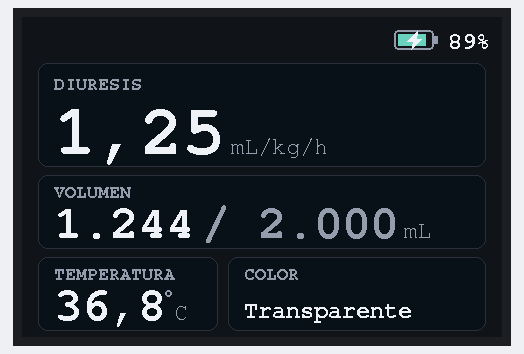
A sketch run on a simulated ESP32. On the bench: 480×320 colour display. Random numbers use the default seed unless the sketch sets one.

Above: at 0.5 s.
At 6.1 s:
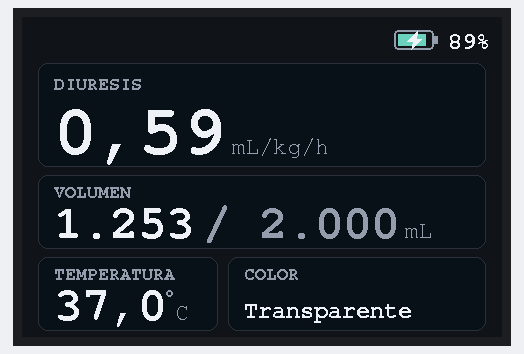
At 9.1 s:
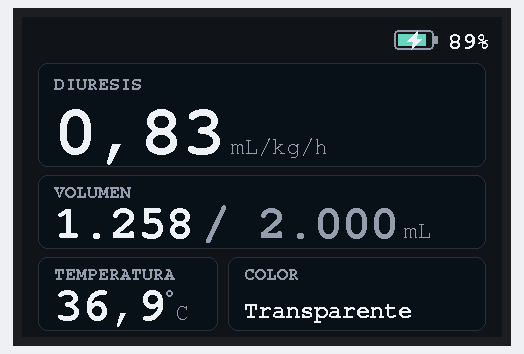
At 18.1 s:
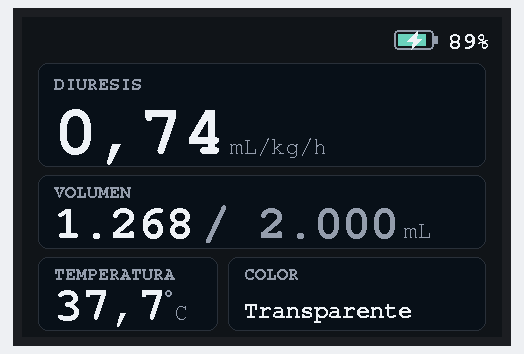
At 27.1 s:
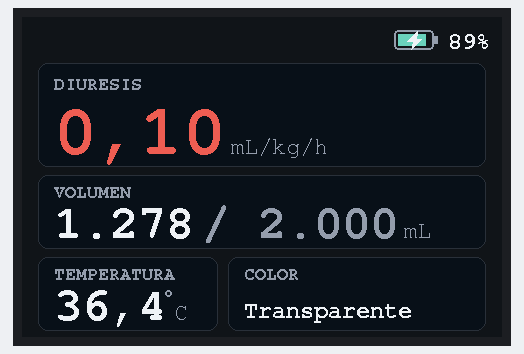
At 37.1 s:
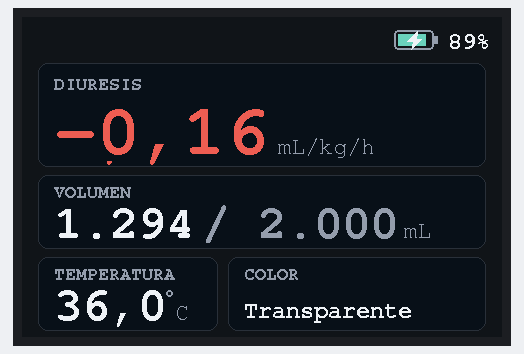

Measured:
- what the display in image 1 shows lasts 1.1 s, from 6.0 s to 7.1 s

The sketch:

pantalla_diuresis.ino
```cpp
/*
 * Pantalla local - Sistema Inteligente de Monitoreo de Diuresis
 * ESP32-DevKitC + TFT SPI ILI9488 480x320 (modo 18 bits)
 * Version simplificada: diuresis, volumen (actual / total), temperatura,
 * color y bateria.
 *
 * Libreria: Arduino_GFX_Library (moononournation)
 * Las fuentes y tipos_monitor.h van en la misma carpeta del sketch.
 *
 * Conexiones:
 *   TFT_DC -> GPIO2   TFT_CS -> GPIO15   TFT_SCK -> GPIO18
 *   TFT_MOSI -> GPIO23   TFT_RST -> GPIO4   LED -> 3V3
 *
 * Uso: completar "datos" con las mediciones y llamar a actualizarPantalla(datos).
 * Solo se redibuja lo que cambio. No usar tildes ni enie en los textos.
 */

#include <Arduino_GFX_Library.h>
#include "FreeMono12pt7b.h"
#include "FreeMonoBold9pt7b.h"
#include "FreeMonoBold12pt7b.h"
#include "FreeMonoBold18pt7b.h"
#include "FreeMonoBold24pt7b.h"
#include "FreeMonoBold36pt7b.h"
#include "tipos_monitor.h"   // struct DatosMonitor, enum Estado, rgb()

// ------------------------------------------------------------------ Pines
#define TFT_DC    2
#define TFT_CS   15
#define TFT_SCK  18
#define TFT_MOSI 23
#define TFT_RST   4

#define VELOCIDAD_SPI 10000000

Arduino_DataBus *bus = new Arduino_ESP32SPI(TFT_DC, TFT_CS, TFT_SCK, TFT_MOSI, GFX_NOT_DEFINED);
Arduino_GFX *tft = new Arduino_ILI9488_18bit(bus, TFT_RST, 1 /* rotacion */, false);

// --------------------------------------------------------------- Umbrales
// Solo cambian el color del numero (no se muestran etiquetas)
const float UMBRAL_OLIGURIA = 0.5;   // mL/kg/h -> rojo
const float UMBRAL_POLIURIA = 3.0;   // mL/kg/h -> naranja
const float UMBRAL_FIEBRE   = 38.0;  // C       -> rojo
const int   UMBRAL_BATERIA  = 20;    // %       -> rojo

// --------------------------------------------------------------- Demo
#define MODO_DEMO 1                          // 0 = usar datos reales
const unsigned long INTERVALO_PANTALLA_MS = 1000;

// --------------------------------------------------------------- Colores
const uint16_t C_FONDO   = rgb(17, 23, 30);
const uint16_t C_CAJA    = rgb(13, 18, 24);
const uint16_t C_BORDE   = rgb(40, 48, 58);
const uint16_t C_TEXTO   = rgb(235, 240, 245);
const uint16_t C_TENUE   = rgb(150, 158, 168);
const uint16_t C_TEAL    = rgb(111, 211, 190);
const uint16_t C_NARANJA = rgb(232, 146, 74);
const uint16_t C_ROJO    = rgb(235, 92, 82);

// --------------------------------------------------------------- Layout
// Cajas: x, y, ancho, alto
const int DIU_X = 16,  DIU_Y = 46,  DIU_W = 448, DIU_H = 104;
const int VOL_X = 16,  VOL_Y = 158, VOL_W = 448, VOL_H = 74;
const int TMP_X = 16,  TMP_Y = 240, TMP_W = 180, TMP_H = 74;
const int COL_X = 206, COL_Y = 240, COL_W = 258, COL_H = 74;

DatosMonitor datos;
DatosMonitor previo;
bool primeraVez = true;

// ============================================================ Utilidades
void fmtDecimal(float v, int dec, char *out, size_t n) {
  snprintf(out, n, "%.*f", dec, v);
  for (char *p = out; *p; p++) if (*p == '.') *p = ',';
}

void fmtMiles(int v, char *out, size_t n) {
  if (v >= 1000) snprintf(out, n, "%d.%03d", v / 1000, v % 1000);
  else           snprintf(out, n, "%d", v);
}

void texto(const char *s, int x, int y, const GFXfont *f, uint16_t c) {
  tft->setFont(f);
  tft->setTextSize(1);
  tft->setTextColor(c);
  tft->setCursor(x, y);   // con fuentes GFX, y es la linea base
  tft->print(s);
}

int anchoTexto(const char *s, const GFXfont *f) {
  int16_t x1, y1; uint16_t w, h;
  tft->setFont(f);
  tft->setTextSize(1);
  tft->getTextBounds(s, 0, 0, &x1, &y1, &w, &h);
  return w;
}

Estado estadoDiuresis(float v) {
  if (v < UMBRAL_OLIGURIA) return OLIGURIA;
  if (v > UMBRAL_POLIURIA) return POLIURIA;
  return NORMAL;
}

uint16_t colorDiuresis(float v) {
  switch (estadoDiuresis(v)) {
    case OLIGURIA: return C_ROJO;
    case POLIURIA: return C_NARANJA;
    default:       return C_TEXTO;
  }
}

void caja(int x, int y, int w, int h, const char *etiqueta, int yEtiqueta) {
  tft->fillRoundRect(x, y, w, h, 10, C_CAJA);
  tft->drawRoundRect(x, y, w, h, 10, C_BORDE);
  texto(etiqueta, x + 16, yEtiqueta, &FreeMonoBold9pt7b, C_TENUE);
}

// ============================================================ Secciones

void dibujarMarco() {
  tft->fillScreen(C_FONDO);
  caja(DIU_X, DIU_Y, DIU_W, DIU_H, "DIURESIS",    DIU_Y + 26);
  caja(VOL_X, VOL_Y, VOL_W, VOL_H, "VOLUMEN",     VOL_Y + 22);
  caja(TMP_X, TMP_Y, TMP_W, TMP_H, "TEMPERATURA", TMP_Y + 22);
  caja(COL_X, COL_Y, COL_W, COL_H, "COLOR",       COL_Y + 22);
}

void dibujarBateria(int pct, bool cargando) {
  tft->fillRect(300, 6, 180, 34, C_FONDO);

  char buf[6];
  snprintf(buf, sizeof(buf), "%d%%", pct);
  uint16_t c = (pct <= UMBRAL_BATERIA) ? C_ROJO : C_TEXTO;
  int wt = anchoTexto(buf, &FreeMonoBold12pt7b);
  int xt = 464 - wt;
  texto(buf, xt, 31, &FreeMonoBold12pt7b, c);

  // Icono
  const int w = 40, h = 20;
  int x = xt - w - 14, y = 13;
  tft->drawRoundRect(x, y, w, h, 4, C_TENUE);
  tft->drawRoundRect(x + 1, y + 1, w - 2, h - 2, 3, C_TENUE);
  tft->fillRect(x + w, y + 6, 4, 8, C_TENUE);
  int relleno = map(constrain(pct, 0, 100), 0, 100, 0, w - 8);
  tft->fillRect(x + 4, y + 4, relleno, h - 8, (pct <= UMBRAL_BATERIA) ? C_ROJO : C_TEAL);

  if (cargando) {   // rayo
    tft->fillTriangle(x + 23, y + 1, x + 13, y + 11, x + 21, y + 11, C_TEXTO);
    tft->fillTriangle(x + 19, y + 9, x + 27, y + 9, x + 17, y + 19, C_TEXTO);
  }
}

void dibujarDiuresis(float v) {
  tft->fillRect(DIU_X + 4, DIU_Y + 34, DIU_W - 8, DIU_H - 40, C_CAJA);

  char buf[10];
  fmtDecimal(v, (v < 10) ? 2 : 1, buf, sizeof(buf));
  int yb = DIU_Y + 90;
  texto(buf, DIU_X + 16, yb, &FreeMonoBold36pt7b, colorDiuresis(v));
  int xu = DIU_X + 16 + anchoTexto(buf, &FreeMonoBold36pt7b) + 16;
  texto("mL/kg/h", xu, yb, &FreeMono12pt7b, C_TENUE);
}

void dibujarTemperatura(float t) {
  tft->fillRect(TMP_X + 4, TMP_Y + 28, TMP_W - 8, TMP_H - 32, C_CAJA);

  char buf[8];
  fmtDecimal(t, 1, buf, sizeof(buf));
  int yb = TMP_Y + 62;
  texto(buf, TMP_X + 16, yb, &FreeMonoBold24pt7b, (t >= UMBRAL_FIEBRE) ? C_ROJO : C_TEXTO);
  int xg = TMP_X + 16 + anchoTexto(buf, &FreeMonoBold24pt7b) + 10;
  tft->drawCircle(xg, yb - 26, 3, C_TENUE);   // simbolo de grado
  tft->drawCircle(xg, yb - 26, 2, C_TENUE);
  texto("C", xg + 6, yb, &FreeMono12pt7b, C_TENUE);
}

// Muestra "actual / total mL", por ejemplo "1.244 / 2.000 mL"
void dibujarVolumen(int v, int cap) {
  tft->fillRect(VOL_X + 4, VOL_Y + 28, VOL_W - 8, VOL_H - 32, C_CAJA);

  char sv[10], sc[12];
  fmtMiles(v, sv, sizeof(sv));
  sc[0] = '/'; sc[1] = ' ';
  fmtMiles(cap, sc + 2, sizeof(sc) - 2);

  int yb = VOL_Y + 62;
  int x = VOL_X + 16;
  texto(sv, x, yb, &FreeMonoBold24pt7b, C_TEXTO);               // actual
  x += anchoTexto(sv, &FreeMonoBold24pt7b) + 16;
  texto(sc, x, yb, &FreeMonoBold24pt7b, C_TENUE);               // total
  x += anchoTexto(sc, &FreeMonoBold24pt7b) + 12;
  texto("mL", x, yb, &FreeMono12pt7b, C_TENUE);
}

// El tamano de letra se ajusta solo para que el nombre entre en la caja
void dibujarColor(const char *nombre) {
  tft->fillRect(COL_X + 4, COL_Y + 28, COL_W - 8, COL_H - 32, C_CAJA);

  char buf[16];
  strncpy(buf, nombre, 15); buf[15] = '\0';

  const int disponible = COL_W - 32;
  const GFXfont *f = &FreeMonoBold24pt7b;
  if (anchoTexto(buf, f) > disponible) f = &FreeMonoBold18pt7b;
  if (anchoTexto(buf, f) > disponible) f = &FreeMonoBold12pt7b;
  texto(buf, COL_X + 16, COL_Y + 60, f, C_TEXTO);
}

// ============================================================ API publica

void actualizarPantalla(const DatosMonitor &d) {
  if (primeraVez) dibujarMarco();

  if (primeraVez || d.bateria != previo.bateria || d.cargando != previo.cargando)
    dibujarBateria(d.bateria, d.cargando);

  char a[10], b[10];
  fmtDecimal(d.diuresis, 2, a, sizeof(a));
  fmtDecimal(previo.diuresis, 2, b, sizeof(b));
  if (primeraVez || strcmp(a, b) != 0)
    dibujarDiuresis(d.diuresis);

  if (primeraVez || fabsf(d.temperatura - previo.temperatura) >= 0.05f)
    dibujarTemperatura(d.temperatura);

  if (primeraVez || d.volumen != previo.volumen || d.capacidad != previo.capacidad)
    dibujarVolumen(d.volumen, d.capacidad);

  if (primeraVez || strcmp(d.colorNombre, previo.colorNombre) != 0)
    dibujarColor(d.colorNombre);

  previo = d;
  primeraVez = false;
}

// ============================================================ Setup / loop

void setup() {
  Serial.begin(115200);

  if (!tft->begin(VELOCIDAD_SPI)) {
    Serial.println("Error iniciando la pantalla");
  }

  // Valores iniciales (luego se reemplazan con las mediciones)
  datos.bateria = 89;
  datos.cargando = true;
  datos.diuresis = 1.25;
  datos.temperatura = 36.8;
  datos.volumen = 1244;
  datos.capacidad = 2000;
  strcpy(datos.colorNombre, "Transparente");

  actualizarPantalla(datos);
}

void loop() {
  static unsigned long tPantalla = 0;
  unsigned long ahora = millis();

  if (ahora - tPantalla >= INTERVALO_PANTALLA_MS) {
    tPantalla = ahora;

#if MODO_DEMO
    // Valores simulados para probar la pantalla
    datos.diuresis    = constrain(datos.diuresis + random(-30, 31) / 100.0, 0.1, 6.0);
    datos.temperatura = constrain(datos.temperatura + random(-2, 3) / 10.0, 36.0, 39.0);
    datos.volumen     = min(datos.volumen + (int)random(0, 4), datos.capacidad);
#else
    // Aca cargar las mediciones reales, por ejemplo:
    // datos.diuresis    = calcularDiuresisHoraria() / pesoPaciente;
    // datos.temperatura = leerTemperaturaNTC();
    // datos.volumen     = leerVolumenCeldaCarga();
    // datos.bateria     = leerBateriaPct();
    // strcpy(datos.colorNombre, clasificarColor());
#endif

    actualizarPantalla(datos);
  }
}
```

tipos_monitor.h
```cpp
#pragma once
#include <Arduino.h>

// Tipos en un .h aparte: el IDE de Arduino genera prototipos de funciones
// automaticamente y los ubica antes de las definiciones del .ino, por eso
// los tipos tienen que estar declarados antes en un header.

struct DatosMonitor {
  int   bateria;            // %
  bool  cargando;
  float diuresis;           // mL/kg/h
  float temperatura;        // C
  int   volumen;            // mL acumulados en la bolsa
  int   capacidad;          // mL totales de la bolsa (ej. 2000)
  char  colorNombre[16];    // "Transparente"
};

enum Estado { NORMAL, OLIGURIA, POLIURIA };

// Convierte RGB 8 bits a RGB565
constexpr uint16_t rgb(uint8_t r, uint8_t g, uint8_t b) {
  return ((r & 0xF8) << 8) | ((g & 0xFC) << 3) | (b >> 3);
}
```

Source omitted: eeMono12pt7b.h (data table, 13773 bytes), noBold12pt7b.h (data table, 15434 bytes), noBold18pt7b.h (data table, 28719 bytes), noBold24pt7b.h (data table, 47619 bytes), noBold36pt7b.h (data table, 99869 bytes), onoBold9pt7b.h (data table, 10787 bytes)
